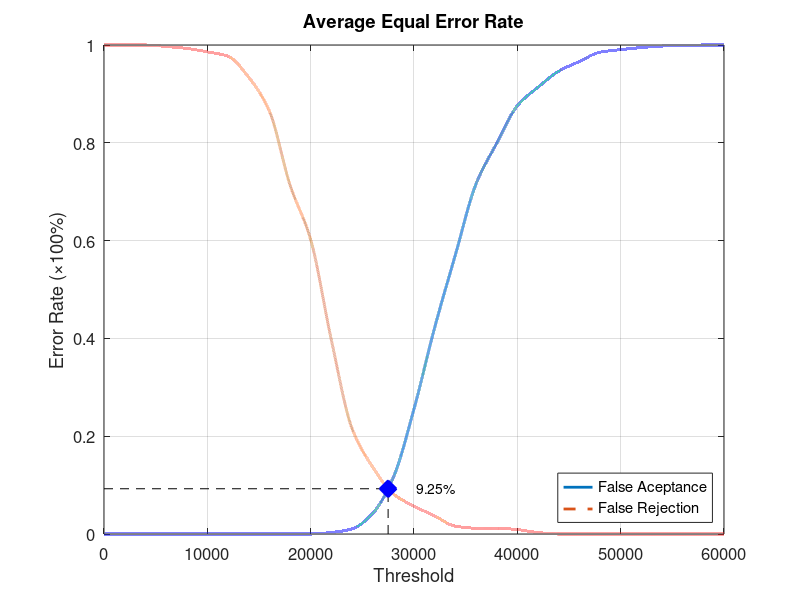
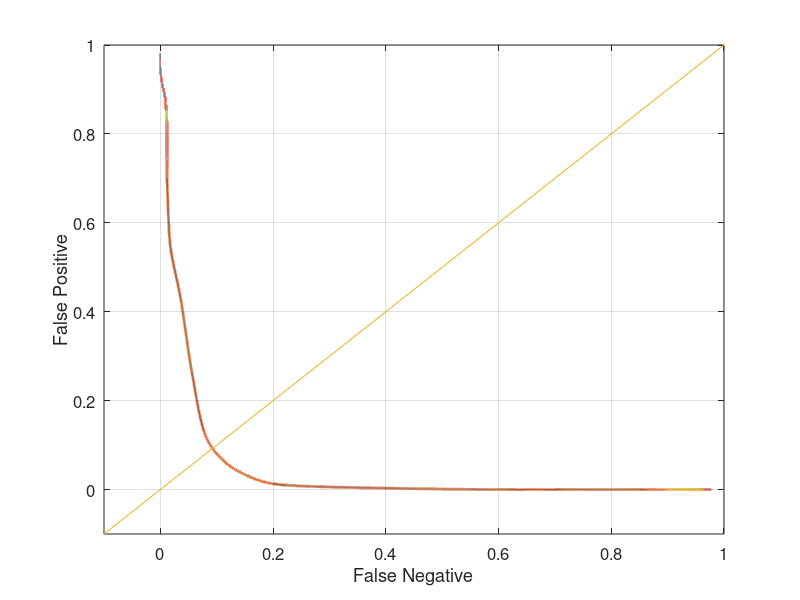

The MATLAB source for these figures, in order:
function yEER = Database1Average
close all;
clear;
clc;
x = 0:2000:60000;
xq = 0:0.5:60000;

y0 = [0 0 0 0 0 0 0 0 0 0 0 0.0031579 0.0105263 0.0421053 0.115789 0.255789 0.422105 0.570526 0.715789 0.798947 0.875789 0.913684 0.946316 0.966316 0.985263 0.990526 0.994737 0.997895 0.998947 1 1];
yy0 = interp1(x, y0, xq, 'pchip');
y1 = [1 1 1 0.997 0.993 0.986 0.977 0.934 0.865 0.714 0.602 0.397 0.216 0.137 0.082 0.057 0.037 0.016 0.012 0.012 0.009 0.003 0 0 0 0 0 0 0 0 0];
yy1 = interp1(x, y1, xq, 'pchip');

% Calculating EER: 
y2 = abs(y0 - y1);
find(y2 == min(y2))
yy2 = abs(yy0 - yy1);
xEER = find(yy2 == min(yy2));
xEERIndex = xq(xEER) % X-axis EER
yEER = yy0(xEER) % Y-axis EER

main = figure
plot(xq, yy0,'-','LineWidth', 2);	hold on
plot(xq, yy1,'--','LineWidth', 2);	hold on
plot([xEERIndex xEERIndex], [0 yEER], 'k--');	hold on
plot([0 xEERIndex], [yEER yEER], 'k--');	hold on
plot(xEERIndex, yEER, 'bx', 'LineWidth', 10);	hold on
text(xEERIndex + 10 * xEERIndex / 100, yEER, [num2str(round((10000 * yEER)) / 100) '%'])
legend('False Aceptance', 'False Rejection', 'Location', 'SouthEast')
xlabel('Threshold')
ylabel('Error Rate (\times100%)')
title('Average Equal Error Rate')
set(gca, 'FontSize', 12)
axis([0 60000 0 1])
grid on

print(main, 'Database1AverageMain', '-dpng');
FNRxFPR = figure('Color', [1 1 1]);
plot(yy1, yy0, '-', yy1, yy0, 'LineWidth', 2);
hold on
y = -0.1:0.1:1
plot(y, y); 
set(gca, 'FontSize', 12)
xlabel('False Negative')
ylabel('False Positive')
axis([-0.1 1 -0.1 1])
set(gca, 'FontSize', 12)
grid on

print(FNRxFPR, 'Database1AverageFNRxFPR','-dpng');
end
